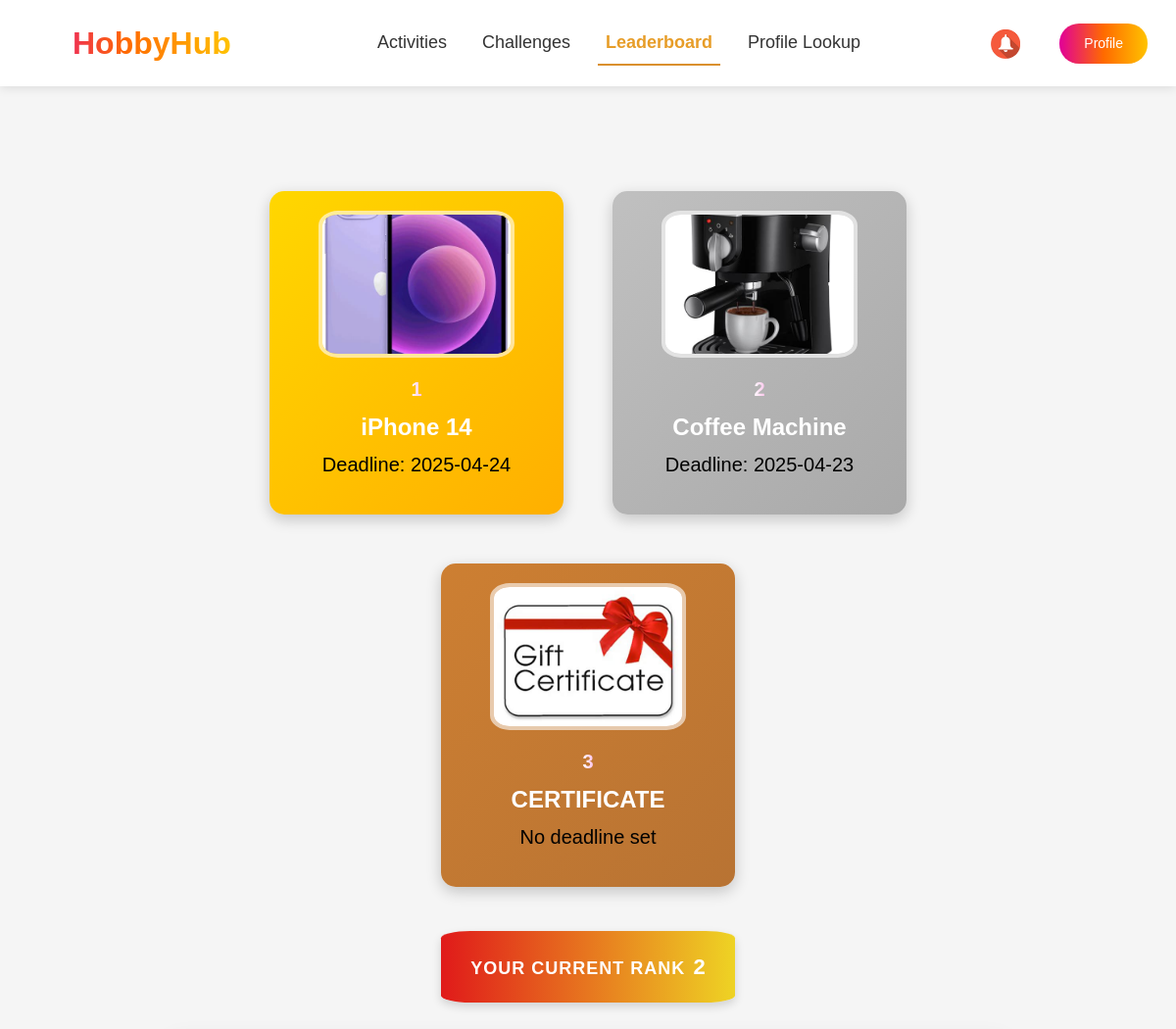
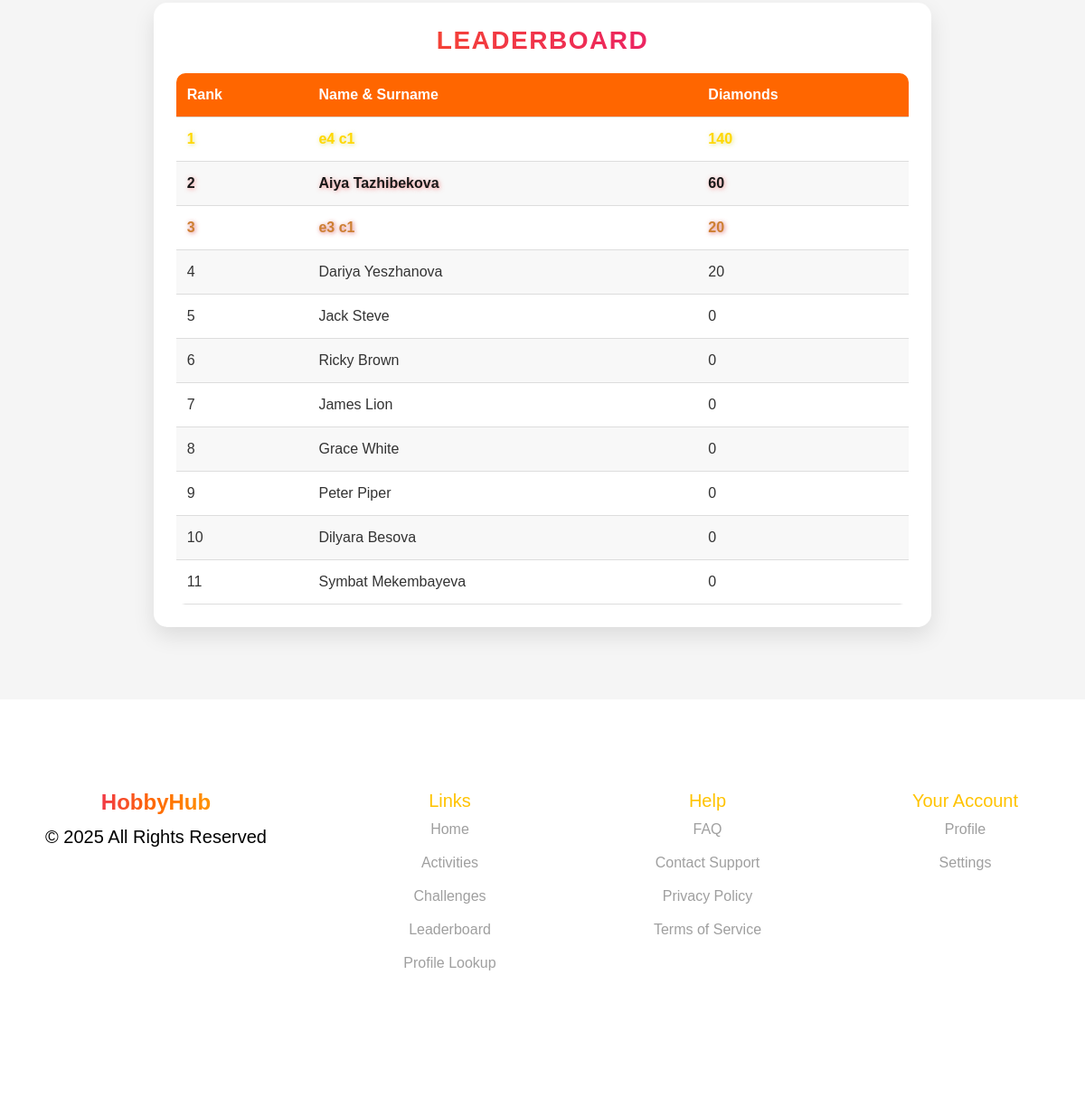
The page /leaderboard/ (signed in) on the database its author committed (2 pictures, top to bottom).
### events/models.py (models this page shows, shortened)
class Prize(models.Model):
    name = models.CharField(max_length=255, verbose_name="Prize Name")
    description = models.TextField(verbose_name="Prize Description")
    image = models.ImageField(upload_to='prizes/', null=True, blank=True, verbose_name="Prize Image")
    rank = models.IntegerField(verbose_name="Rank")
    company = models.ForeignKey('Company', on_delete=models.CASCADE, verbose_name="Company")
    deadline = models.DateField(null=True, blank=True)
    class Meta:
        constraints = [
            models.UniqueConstraint(
                fields=['rank', 'company'],
                name='unique_rank_per_company'
            )
        ]

class Employee(models.Model):
    nickname = models.CharField(max_length=100, primary_key=True, verbose_name="Nickname")
    name = models.CharField(max_length=255, verbose_name="Name")
    last_name = models.CharField(max_length=255, verbose_name="Last Name")
    number = models.CharField(max_length=20, verbose_name="Number")
    join_date = models.DateField(verbose_name="Join Date")
    date_of_birth = models.DateField(null=True, blank=True, verbose_name="Date of Birth")
    receive_sms_notifications = models.BooleanField(default=True, verbose_name="Receive SMS Notifications")
    receive_email_notifications = models.BooleanField(default=True, verbose_name="Receive Email Notifications")
    receive_reminders = models.BooleanField(default=True, verbose_name="Receive Reminders")
    social_id = models.CharField(max_length=255, blank=True, null=True)  # ID из социальной сети
    social_provider = models.CharField(max_length=50, blank=True, null=True)  # Провайдер (Google, Facebook и т.д.)
    company = models.ForeignKey(
        Company,
        to_field='company_id',
        on_delete=models.CASCADE,
        verbose_name="Company"
    )
    gender = models.CharField(max_length=10, choices=[('Male', 'Male'), ('Female', 'Female')], verbose_name="Gender")
    mail = models.EmailField(unique=True, verbose_name="Email")
    password = models.CharField(max_length=255, verbose_name="Password")
    is_approved = models.BooleanField(default=False, verbose_name="Approved")
    profile_photo = models.ImageField(upload_to='profile_photos/', null=True, blank=True, verbose_name="Profile Photo")
    hobbies = models.ManyToManyField(Hobby, blank=True, related_name='employees')
    diamonds = models.IntegerField(default=0, verbose_name="Diamonds")

### events/views.py (the view)
# urls.py: path('leaderboard/', leaderboard, name="leaderboard"),
@role_required("employee")
@approval_required
def leaderboard(request):
    if request.session.get("nickname"):
        current_user = Employee.objects.get(nickname=request.session["nickname"])
        company = current_user.company
        employees = Employee.objects.filter(company=company, is_approved=True).order_by('-diamonds')
        prizes = Prize.objects.filter(company=company).order_by('rank')
        current_user_rank = list(employees).index(current_user) + 1
        return render(request, 'leaderboard.html', {
            'employees': employees,
            'current_user_rank': current_user_rank,
            'current_user': current_user,
            'prizes': prizes,
        })
    else:
        return redirect('sign_in')

### events/views.py (called while the page is built)
def role_required(role):
    def decorator(view_func):
        @wraps(view_func)
        def wrapper(request, *args, **kwargs):
            if role == "employee" and not request.session.get("nickname"):
                return redirect(f"/sign_in/?next={request.get_full_path()}")
            if role == "organizer" and not request.session.get("company_id"):
                return redirect(f"/sign_in/?next={request.get_full_path()}")
            return view_func(request, *args, **kwargs)
        return wrapper
    return decorator

def approval_required(view_func):
    @wraps(view_func)
    def _wrapped_view(request, *args, **kwargs):
        nickname = request.session.get("nickname")
        if not nickname:
            return redirect("sign_in")
        user = Employee.objects.filter(nickname=nickname).first()
        if not user or not user.is_approved:
            return redirect("")
        return view_func(request, *args, **kwargs)
    return _wrapped_view

### events/templates/leaderboard.html (shortened to what this page needs)
{% extends 'user_base.html' %}
{% load static %}
{% block extra_css %}
<link rel="stylesheet" href="https://cdn.jsdelivr.net/npm/bootstrap@5.3.0/dist/css/bootstrap.min.css">
    <link rel="stylesheet" href="{% static 'css/sass_styles.css' %}">
    <link rel="stylesheet" href="{% static 'css/leaderboard.css' %}">
    <link rel="stylesheet" href="{% static 'css/organizer-styles.css' %}">
    <link href="https://fonts.cdnfonts.com/css/gilroy-bold" rel="stylesheet">
    <link rel="stylesheet" href="https://cdn.jsdelivr.net/npm/swiper/swiper-bundle.min.css">
{% endblock %}
{% block content %}
    <section class="leaderboard">
        <div class="prize-pyramid">
            {% for prize in prizes %}
            <div class="prize prize-{{ prize.rank }}">
                <img src="{{ prize.image.url }}" alt="{{ prize.name }}">
                <h4>{{ prize.rank }}</h4>
                <h3>{{ prize.name }}</h3>
        {% if prize.deadline %}
        <p class="prize-deadline">Deadline: {{ prize.deadline|date:"Y-m-d" }}</p>
    {% else %}
        <p class="prize-deadline">No deadline set</p>
    {% endif %}
            </div>
            {% endfor %}
        </div>
        <div class="rank-container" style="align-self: center;">
            <span class="rank-text">Your Current Rank</span>
            <span class="rank-number">{{ current_user_rank }}</span>
        </div>
        <div class="leaderboard-container">
            <h2>Leaderboard</h2>
            <table id="leaderboard-table">
                <thead>
                    <tr>
                        <th>Rank</th>
                        <th>Name & Surname</th>
                        <th>Diamonds</th>
                    </tr>
                </thead>
                <tbody>
                    {% for employee in employees %}
                    <tr>
                        <td>{{ forloop.counter }}</td>
                        <td>{{ employee.name }} {{ employee.last_name }}</td>
                        <td>{{ employee.diamonds }}</td>
                    </tr>
                    {% endfor %}
                </tbody>
            </table>
        </div>
    </section>
{% endblock %}

### events/static/css/leaderboard.css (style rules this page uses)
body { font-family: 'Gilroy-Medium', sans-serif; text-align: center; background-color: #f0f0f5; color: #333; margin-top: 150px; padding: 0; }
.leaderboard { margin: 80px; display: flex; flex-direction: column; align-items: center; }
.rank-container { align-items: center; justify-content: center; background: linear-gradient(to right, #e01a1a, #eed324); padding: 20px 30px; border-radius: 10%; box-shadow: 0px 4px 10px rgba(0, 0, 0, 0.15); text-align: center; width: fit-content; max-width: 400px; }
.rank-text { font-size: 18px; font-weight: bold; color: #fff; text-transform: uppercase; letter-spacing: 1px; margin-bottom: 5px; }
.rank-number { margin-left: 4px; font-size: 22px; font-weight: bold; color: white; }
.leaderboard-container { margin-top: 30px; width: 90%; background: white; padding: 25px; border-radius: 15px; box-shadow: 0 10px 25px rgba(0, 0, 0, 0.1); }
h2 { font-size: 28px; font-weight: bold; text-transform: uppercase; letter-spacing: 1.5px; background: linear-gradient(90deg, #ff6600, #e10098); -webkit-background-clip: text; -webkit-text-fill-color: transparent; margin-bottom: 20px; }
#leaderboard-table { width: 100%; border-collapse: collapse; background: white; border-radius: 10px; overflow: hidden; }
#leaderboard-table th, #leaderboard-table td { padding: 12px; text-align: left; border-bottom: 1px solid #ddd; }
#leaderboard-table th { background: #ff6600; color: white; font-weight: bold; }
#leaderboard-table tr:nth-child(even) { background: #f8f8f8; }
.prize-pyramid { display: flex; flex-wrap: wrap; justify-content: center; gap: 20px; margin: 30px 0; }
.prize { background: white; padding: 20px; border-radius: 12px; box-shadow: 0 5px 15px rgba(0, 0, 0, 0.1); text-align: center; transition: transform 0.3s ease-in-out; }
.prize img { width: 120px; max-width: 200px; height: auto; margin-bottom: 10px; }
tbody tr:nth-child(1) { color: #FFD700; font-weight: bold; text-shadow: 1px 1px 5px rgba(215, 213, 58, 0.682); }
tbody tr:nth-child(2) { color: #181818; font-weight: bold; text-shadow: 1px 1px 5px rgba(250, 107, 107, 0.7); }
tbody tr:nth-child(3) { color: #CD7F32; font-weight: bold; text-shadow: 1px 1px 5px rgba(205, 50, 50, 0.7); }

### events/static/css/organizer-styles.css (style rules this page uses)
body { font-family: 'Gilroy-Medium', sans-serif; background-color: #F5F5F5; }
body h1, h2, h3, h4,h5,h6, header { font-family: 'Gilroy-Bold', sans-serif; }
p { color: #000000; font-weight: 400; font-size: 20px; }

### events/templates/leaderboard.html (style rules this page uses)
.prize { display: flex; flex-direction: column; align-items: center; justify-content: center; background: linear-gradient(135deg, #f6d365, #fda085); padding: 20px; border-radius: 15px; box-shadow: 0px 5px 15px rgba(0, 0, 0, 0.2); text-align: center; transition: transform 0.3s ease, box-shadow 0.3s ease; width: 300px; margin: 15px; position: relative; overflow: hidden; }
.prize img { width: 200px; height: 150px; object-fit: cover; border-radius: 10%; border: 4px solid rgba(255, 255, 255, 0.6); transition: transform 0.3s ease; }
.prize h4 { font-size: 20px; font-weight: bold; color: #fff; background: linear-gradient(to right, #fff, #fbc2eb); -webkit-background-clip: text; -webkit-text-fill-color: transparent; margin-top: 10px; }
.prize h3 { font-size: 24px; font-weight: bold; color: #fff; margin-top: 5px; }
.prize-1 { background: linear-gradient(135deg, #ffd700, #ffaf00); }
.prize-2 { background: linear-gradient(135deg, #c0c0c0, #a9a9a9); }
.prize-3 { background: linear-gradient(135deg, #cd7f32, #b87333); }

### rows shown on the page
Prize: image (picture), rank "1", name "iPhone 14", deadline "2025-04-24"
Prize: image (picture), rank "2", name "Coffee Machine", deadline "2025-04-23"
Prize: image (picture), rank "3", name "CERTIFICATE", shows "No deadline set"
Employee: name "e4", last_name "c1", diamonds "140"
Employee: name "Aiya", last_name "Tazhibekova", diamonds "60"
Employee: name "e3", last_name "c1", diamonds "20"
Employee: name "Dariya", last_name "Yeszhanova", diamonds "20"
Employee: name "Jack", last_name "Steve", diamonds "0"
Employee: name "Ricky", last_name "Brown", diamonds "0"
Employee: name "James", last_name "Lion", diamonds "0"
Employee: name "Grace", last_name "White", diamonds "0"
Employee: name "Peter", last_name "Piper", diamonds "0"
Employee: name "Dilyara", last_name "Besova", diamonds "0"
Employee: name "Symbat", last_name "Mekembayeva", diamonds "0"

### other values the page prints
{{ current_user_rank }} "2"
